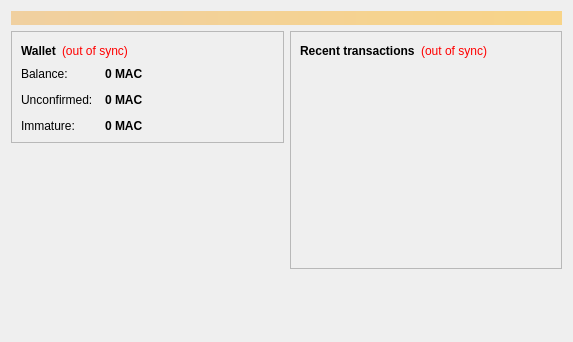
<?xml version="1.0" encoding="UTF-8"?>
<ui version="4.0">
 <class>OverviewPage</class>
 <widget class="QWidget" name="OverviewPage">
  <property name="geometry">
   <rect>
    <x>0</x>
    <y>0</y>
    <width>573</width>
    <height>342</height>
   </rect>
  </property>
  <property name="windowTitle">
   <string>Form</string>
  </property>
  <layout class="QVBoxLayout" name="topLayout">
   <item>
    <widget class="QLabel" name="labelAlerts">
     <property name="visible">
      <bool>false</bool>
     </property>
     <property name="styleSheet">
      <string notr="true">background-color: qlineargradient(x1: 0, y1: 0, x2: 1, y2: 0, stop:0 #F0D0A0, stop:1 #F8D488); color:#000000;</string>
     </property>
     <property name="wordWrap">
      <bool>true</bool>
     </property>
     <property name="margin">
      <number>3</number>
     </property>
    </widget>
   </item>
   <item>
    <layout class="QHBoxLayout" name="horizontalLayout" stretch="1,1">
     <item>
      <layout class="QVBoxLayout" name="verticalLayout_2">
       <item>
        <widget class="QFrame" name="frame">
         <property name="frameShape">
          <enum>QFrame::StyledPanel</enum>
         </property>
         <property name="frameShadow">
          <enum>QFrame::Raised</enum>
         </property>
         <layout class="QVBoxLayout" name="verticalLayout_4">
          <item>
           <layout class="QHBoxLayout" name="horizontalLayout_4">
            <item>
             <widget class="QLabel" name="label_5">
              <property name="font">
               <font>
                <weight>75</weight>
                <bold>true</bold>
               </font>
              </property>
              <property name="text">
               <string>Wallet</string>
              </property>
             </widget>
            </item>
            <item>
             <widget class="QLabel" name="labelWalletStatus">
              <property name="toolTip">
               <string>The displayed information may be out of date. Your wallet automatically synchronizes with the Bitcoin network after a connection is established, but this process has not completed yet.</string>
              </property>
              <property name="styleSheet">
               <string notr="true">QLabel { color: red; }</string>
              </property>
              <property name="text">
               <string notr="true">(out of sync)</string>
              </property>
              <property name="alignment">
               <set>Qt::AlignLeading|Qt::AlignLeft|Qt::AlignVCenter</set>
              </property>
             </widget>
            </item>
            <item>
             <spacer name="horizontalSpacer_2">
              <property name="orientation">
               <enum>Qt::Horizontal</enum>
              </property>
              <property name="sizeHint" stdset="0">
               <size>
                <width>40</width>
                <height>20</height>
               </size>
              </property>
             </spacer>
            </item>
           </layout>
          </item>
          <item>
           <layout class="QFormLayout" name="formLayout_2">
            <property name="fieldGrowthPolicy">
             <enum>QFormLayout::AllNonFixedFieldsGrow</enum>
            </property>
            <property name="horizontalSpacing">
             <number>12</number>
            </property>
            <property name="verticalSpacing">
             <number>12</number>
            </property>
            <item row="0" column="0">
             <widget class="QLabel" name="label">
              <property name="text">
               <string>Balance:</string>
              </property>
             </widget>
            </item>
            <item row="0" column="1">
             <widget class="QLabel" name="labelBalance">
              <property name="font">
               <font>
                <weight>75</weight>
                <bold>true</bold>
               </font>
              </property>
              <property name="cursor">
               <cursorShape>IBeamCursor</cursorShape>
              </property>
              <property name="toolTip">
               <string>Your current balance</string>
              </property>
              <property name="text">
               <string notr="true">0 MAC</string>
              </property>
              <property name="textInteractionFlags">
               <set>Qt::LinksAccessibleByMouse|Qt::TextSelectableByKeyboard|Qt::TextSelectableByMouse</set>
              </property>
             </widget>
            </item>
            <item row="1" column="0">
             <widget class="QLabel" name="label_3">
              <property name="text">
               <string>Unconfirmed:</string>
              </property>
             </widget>
            </item>
            <item row="1" column="1">
             <widget class="QLabel" name="labelUnconfirmed">
              <property name="font">
               <font>
                <weight>75</weight>
                <bold>true</bold>
               </font>
              </property>
              <property name="cursor">
               <cursorShape>IBeamCursor</cursorShape>
              </property>
              <property name="toolTip">
               <string>Total of transactions that have yet to be confirmed, and do not yet count toward the current balance</string>
              </property>
              <property name="text">
               <string notr="true">0 MAC</string>
              </property>
              <property name="textInteractionFlags">
               <set>Qt::LinksAccessibleByMouse|Qt::TextSelectableByKeyboard|Qt::TextSelectableByMouse</set>
              </property>
             </widget>
            </item>
            <item row="2" column="0">
             <widget class="QLabel" name="labelImmatureText">
              <property name="text">
               <string>Immature:</string>
              </property>
             </widget>
            </item>
            <item row="2" column="1">
             <widget class="QLabel" name="labelImmature">
              <property name="font">
               <font>
                <weight>75</weight>
                <bold>true</bold>
               </font>
              </property>
              <property name="toolTip">
               <string>Mined balance that has not yet matured</string>
              </property>
              <property name="text">
               <string notr="true">0 MAC</string>
              </property>
              <property name="textInteractionFlags">
               <set>Qt::LinksAccessibleByMouse|Qt::TextSelectableByKeyboard|Qt::TextSelectableByMouse</set>
              </property>
             </widget>
            </item>
           </layout>
          </item>
         </layout>
        </widget>
       </item>
       <item>
        <spacer name="verticalSpacer">
         <property name="orientation">
          <enum>Qt::Vertical</enum>
         </property>
         <property name="sizeHint" stdset="0">
          <size>
           <width>20</width>
           <height>40</height>
          </size>
         </property>
        </spacer>
       </item>
      </layout>
     </item>
     <item>
      <layout class="QVBoxLayout" name="verticalLayout_3">
       <item>
        <widget class="QFrame" name="frame_2">
         <property name="frameShape">
          <enum>QFrame::StyledPanel</enum>
         </property>
         <property name="frameShadow">
          <enum>QFrame::Raised</enum>
         </property>
         <layout class="QVBoxLayout" name="verticalLayout">
          <item>
           <layout class="QHBoxLayout" name="horizontalLayout_2">
            <item>
             <widget class="QLabel" name="label_4">
              <property name="text">
               <string>&lt;b&gt;Recent transactions&lt;/b&gt;</string>
              </property>
             </widget>
            </item>
            <item>
             <widget class="QLabel" name="labelTransactionsStatus">
              <property name="toolTip">
               <string>The displayed information may be out of date. Your wallet automatically synchronizes with the Bitcoin network after a connection is established, but this process has not completed yet.</string>
              </property>
              <property name="styleSheet">
               <string notr="true">QLabel { color: red; }</string>
              </property>
              <property name="text">
               <string notr="true">(out of sync)</string>
              </property>
              <property name="alignment">
               <set>Qt::AlignRight|Qt::AlignTrailing|Qt::AlignVCenter</set>
              </property>
             </widget>
            </item>
            <item>
             <spacer name="horizontalSpacer">
              <property name="orientation">
               <enum>Qt::Horizontal</enum>
              </property>
              <property name="sizeHint" stdset="0">
               <size>
                <width>40</width>
                <height>20</height>
               </size>
              </property>
             </spacer>
            </item>
           </layout>
          </item>
          <item>
           <widget class="QListView" name="listTransactions">
            <property name="styleSheet">
             <string notr="true">QListView { background: transparent; }</string>
            </property>
            <property name="frameShape">
             <enum>QFrame::NoFrame</enum>
            </property>
            <property name="verticalScrollBarPolicy">
             <enum>Qt::ScrollBarAlwaysOff</enum>
            </property>
            <property name="horizontalScrollBarPolicy">
             <enum>Qt::ScrollBarAlwaysOff</enum>
            </property>
            <property name="selectionMode">
             <enum>QAbstractItemView::NoSelection</enum>
            </property>
           </widget>
          </item>
         </layout>
        </widget>
       </item>
       <item>
        <spacer name="verticalSpacer_2">
         <property name="orientation">
          <enum>Qt::Vertical</enum>
         </property>
         <property name="sizeHint" stdset="0">
          <size>
           <width>20</width>
           <height>40</height>
          </size>
         </property>
        </spacer>
       </item>
      </layout>
     </item>
    </layout>
   </item>
  </layout>
 </widget>
 <resources/>
 <connections/>
</ui>
